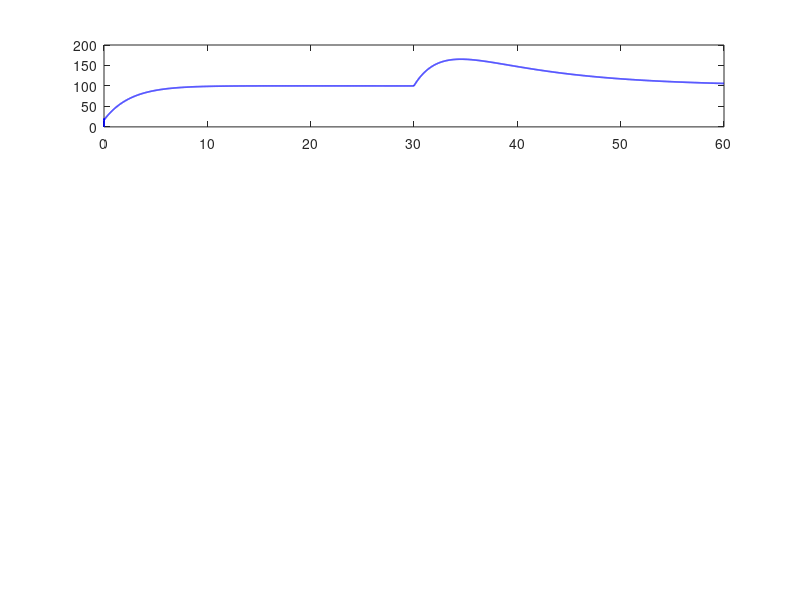

Source code (MATLAB): (Note: this script raises an error after producing the figure.)
%% sim-05: Disturbance Rejection
% PID feedback loop with load disturbance at t=30s and anti-windup

dt = 0.01;
t = 0:dt:60;
N = length(t);

y = zeros(1, N);
u = zeros(1, N);
e_vec = zeros(1, N);
d = zeros(1, N);  % disturbance signal

e_int = 0;
e_prev = 0;

Kp = 5; Ki = 0.5; Kd = 2;
tau = 10;
setpoint = 100;

for i = 2:N
    % Disturbance at t >= 30s
    if t(i) >= 30
        d(i) = 50;  % load change
    end

    e = setpoint - y(i-1);

    % PID with anti-windup (clamp integral)
    e_int = e_int + e * dt;
    e_int = max(-1000, min(1000, e_int));  % anti-windup clamp
    e_deriv = (e - e_prev) / dt;
    u(i) = Kp*e + Ki*e_int + Kd*e_deriv;
    e_prev = e;

    % Plant + disturbance
    y(i) = y(i-1) + (u(i) - y(i-1)) / tau * dt + d(i) * dt;

    e_vec(i) = e;
end

figure;
subplot(4,1,1);
plot(t, y, 'b', 'LineWidth', 1.2); hold on;
yline(setpoint, 'r--');
xline(30, 'k:', 'Disturbance');
xlabel('Time (s)'); ylabel('Output');
title('Output with Disturbance'); grid on;

subplot(4,1,2);
plot(t, e_vec, 'm');
xlabel('Time (s)'); ylabel('Error');
title('Error'); grid on;

subplot(4,1,3);
plot(t, u, 'Color', [0 0.6 0]);
xlabel('Time (s)'); ylabel('u(t)');
title('Control Effort'); grid on;

subplot(4,1,4);
plot(t, d, 'r', 'LineWidth', 1.5);
xlabel('Time (s)'); ylabel('Disturbance');
title('Load Disturbance'); grid on;

sgtitle('Disturbance Rejection with Anti-Windup PID');
